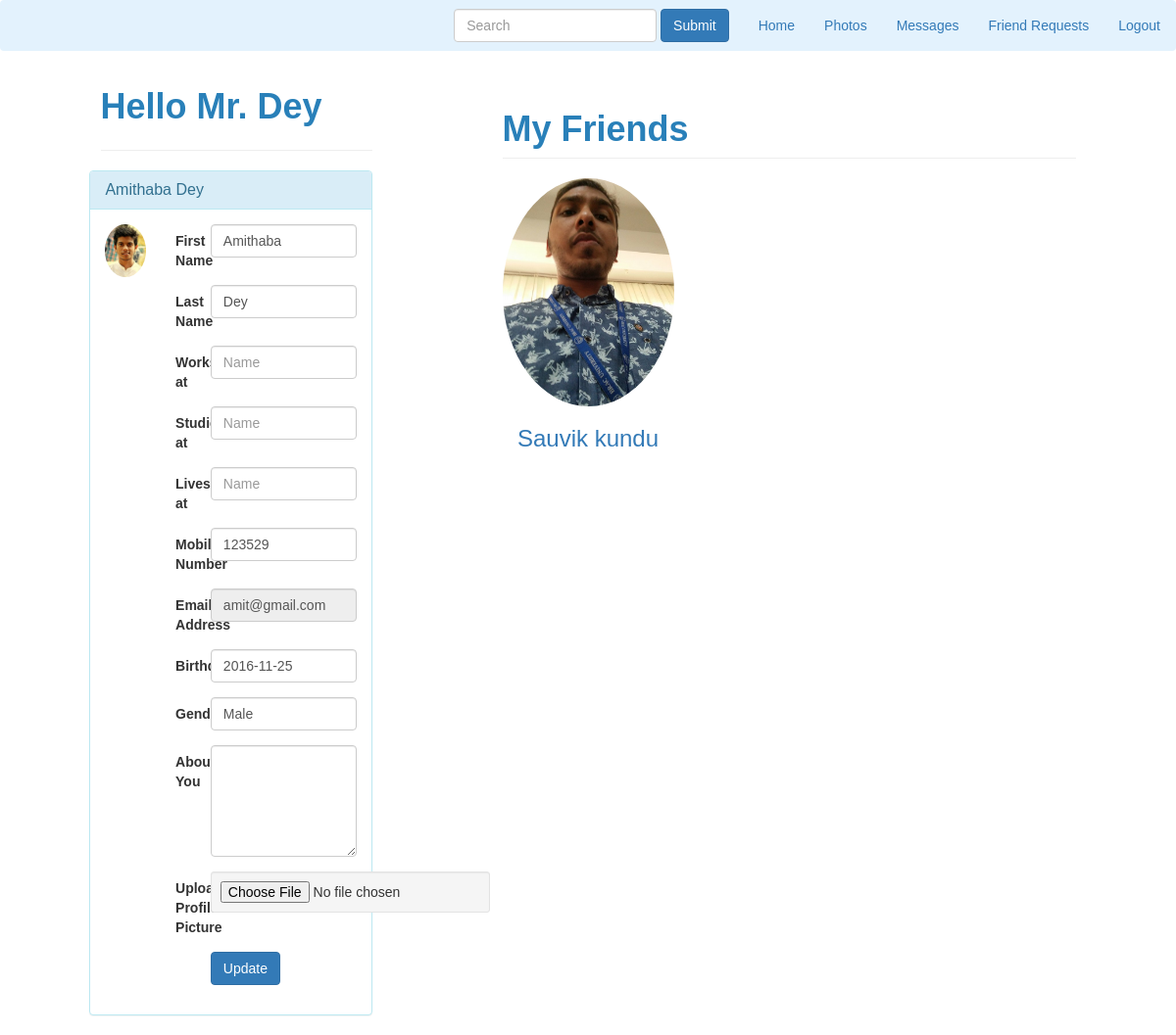
The app's page /profile.php (signed in) with its own data.
### tables this page shows
CREATE TABLE IF NOT EXISTS `user` (
  `id` int(11) NOT NULL,
  `fname` varchar(255) NOT NULL,
  `lname` varchar(255) NOT NULL,
  `works` varchar(255) NOT NULL,
  `studies` varchar(255) NOT NULL,
  `live` varchar(255) NOT NULL,
  `mobile` varchar(255) NOT NULL,
  `email` varchar(255) NOT NULL,
  `password` varchar(255) NOT NULL,
  `birthday` varchar(255) NOT NULL,
  `gender` varchar(255) NOT NULL,
  `about` varchar(999) NOT NULL,
  `ppname` varchar(255) NOT NULL
);

### code.php (called while the page is built, shortened)
<?php
   include 'database.php';
   if(isset($_SESSION["name"])){
      $userEmail = $_SESSION["name"];
      $get_User_info_querry="SELECT * FROM user WHERE email='$userEmail'";
      $result = $conn->query($get_User_info_querry);
      $row = $result->fetch_assoc();
      if(!empty($row)){
        $user_fName=$row['fname'];
        $user_lName=$row['lname'];
        $user_work=$row['works'];
        $user_study=$row['studies'];
        $user_live=$row['live'];
        $user_phone=$row['mobile'];
        $user_email=$row['email'];
        $user_birth=$row['birthday'];
        $user_gender=$row['gender'];
        $user_ppName=$row['ppname'];
        if($user_gender=="Male"){
         $user_gender_def="Mr. ";
        }
        else{
         $user_gender_def="Miss ";
        }
      }
      else{
         echo "Sorry !!!!!!";
      }
   }
   else{
      header("Location:index.php");
   }
   ?>

### myProfile.php (the view, shortened to what this page needs)
<?php
require_once "code.php";
 ?>
<!DOCTYPE html>
<html lang="en">
   <head>
      <link rel="stylesheet" href="css/font-awesome.min.css">
      <link rel="stylesheet" href="css/bootstrap.min.css">
      <link rel="stylesheet" href="css/style.css">
      <link rel="stylesheet" href="css/responsive.css">
      <link rel="stylesheet" href="css/profile.css">
      <link href="css/round-about.css" rel="stylesheet">
   </head>
   <body>
         <div class="col-md-3">
            <h2 style= "padding-top: 6%; color: #2980B9"><?php echo "Hello ".$user_gender_def.$user_lName; ?></h2>
            <hr>
            <div class="panel panel-info" style="margin-left: -4%">
               <div class="panel-heading">
                  <h3 class="panel-title"><?php echo $user_fName." ".$user_lName; ?></h3>
               </div>
               <div class="panel-body">
                  <div class="row">
                     <div class="col-md-3 col-lg-3 " align="center">
                        <img alt="User Pic" src="<?php echo 'upload/'.$user_ppName; ?>" class="img-circle img-responsive">
                     </div>
                     <div class=" col-md-9 col-lg-9 ">
                        <form class="form-horizontal" action="profile.php" method="POST" enctype="multipart/form-data">
                           <div class="form-group">
                              <label for="inputName" class="col-sm-2 control-label">First Name</label>
                              <div class="col-sm-10">
                                 <input type="Name" class="form-control" id="inputName"  placeholder="Name"
                                    value='<?php echo $user_fName; ?>' name="user_fname">
                              </div>
                           </div>
                           <div class="form-group">
                              <label for="inputName" class="col-sm-2 control-label">Last Name</label>
                              <div class="col-sm-10">
                                 <input type="Name" class="form-control" id="inputName"  placeholder="Name"
                                    value='<?php echo $user_lName; ?>' name="user_lname">
                              </div>
                           </div>
                           <div class="form-group">
                              <label for="inputName" class="col-sm-2 control-label">Works at</label>
                              <div class="col-sm-10">
                                 <input type="Name" class="form-control" id="inputName"  placeholder="Name"
                                    value='<?php echo $user_work; ?>' name="user_work">
                              </div>
                           </div>
                           <div class="form-group">
                              <label for="inputName" class="col-sm-2 control-label">Studies at</label>
                              <div class="col-sm-10">
                                 <input type="Name" class="form-control" id="inputName"  placeholder="Name"
                                    value='<?php echo $user_study; ?>' name="user_study">
                              </div>
                           </div>
                           <div class="form-group">
                              <label for="inputName" class="col-sm-2 control-label">Lives at</label>
                              <div class="col-sm-10">
                                 <input type="Name" class="form-control" id="inputName"  placeholder="Name"
                                    value='<?php echo $user_live; ?>' name="user_live">
                              </div>
                           </div>
                           <div class="form-group">
                              <label for="inputName" class="col-sm-2 control-label">Mobile Number</label>
                              <div class="col-sm-10">
                                 <input type="Name" class="form-control" id="inputName"  placeholder="Name"
                                    value='<?php echo $user_phone; ?>' name="user_phone">
                              </div>
                           </div>
                           <div class="form-group">
                              <label for="inputName" class="col-sm-2 control-label">Email Address</label>
                              <div class="col-sm-10">
                                 <input type="Name" class="form-control" id="inputName" required placeholder="Name"
                                    value=<?php echo $user_email; ?> readonly>
                              </div>
                           </div>
                           <div class="form-group">
                              <label for="inputName" class="col-sm-2 control-label">Birthday</label>
                              <div class="col-sm-10">
                                 <input type="Name" class="form-control" id="inputName"  placeholder="Name"
                                    value='<?php echo $user_birth; ?>' name="user_birth">
                              </div>
                           </div>
                           <div class="form-group">
                              <label for="inputName" class="col-sm-2 control-label">Gender</label>
                              <div class="col-sm-10">
                                 <input type="Name" class="form-control" id="inputName" required placeholder="Name"
                                    value='<?php echo $user_gender; ?>' name="user_gender">
                              </div>
                           </div>
                           <div class="form-group">
                              <label for="inputAddress" class="col-sm-2 control-label">About You</label>
                              <div class="col-sm-10">
                                 <textarea id="txtArea" class="form-control" rows="5" cols="100" name="user_about"><?php echo $user_about; ?></textarea>
                              </div>
                           </div>
                           <div class="form-group">
                              <label for="inputName" class="col-sm-2 control-label">Upload Profile Picture</label>
                              <div class="col-sm-10">
                                 <input type="file" name="file" class="text-center center-block well well-sm">
                              </div>
                           </div>
                           <div class="form-group">
                              <div class="col-sm-offset-2 col-sm-10">
                                 <button type="submit" class="btn btn-primary" name="updateClick">Update</button>
                              </div>
                           </div>
                        </form>
                     </div>
                  </div>
               </div>
            </div>
         </div>
   </body>
</html>

### myFriends.php (shortened to what this page needs)
<?php
include 'code.php';
require_once "database.php";
   $user="";
if(isset($_SESSION["name"])){
      $user=$_SESSION["name"];
}
else{
  header("Location:index.php");
}
?>
<!DOCTYPE html>
<html>
<head>
      <link rel="stylesheet" href="css/font-awesome.min.css">
      <link rel="stylesheet" href="css/bootstrap.min.css">
      <link rel="stylesheet" href="css/style.css">
      <link rel="stylesheet" href="css/responsive.css">
      <link rel="stylesheet" href="css/profile.css">
      <link href="css/round-about.css" rel="stylesheet">
</head>
<body>
  <div class="col-md-6">
            <div class="row">
               <div class="col-lg-12">
                  <h2 class="page-header" style="color: #2980B9">My Friends</h2>
               </div>
               <?php
                  $queryGetFriend="SELECT * FROM friend where f_source='$user'";
                  $result = $conn->query($queryGetFriend);
                  while($row = $result->fetch_assoc()) {
                     $f_destination=$row["f_destination"];
                     $queryRequestInfo="SELECT * FROM user WHERE
                      email='$f_destination'";
                     $result2 = $conn->query($queryRequestInfo);
                     while($row2 = $result2->fetch_assoc()){
                         $name=$row2["fname"]." ".$row2["lname"];
                         $ppname=$row2["ppname"];
                ?>
               <div class="col-lg-4 col-sm-6 text-center">
                  <img class="img-circle img-responsive img-center" src=<?php echo "upload/".$ppname; ?> alt="profile pic">
                  <a href=<?php echo "user.php?search=".$f_destination; ?>> <h3><?php echo $name; ?>
                  </h3></a>
               </div>
              <?php
                  }
                   }
               ?>
            </div>
         </div>
      </div>
</body>
</html>

### css/style.css (style rules this page uses)
body { margin: 0; padding: 0; font-family: 'Source Sans Pro', sans-serif; box-sizing: border-box; }
a:hover, a:visited, a { text-decoration: none; }
h2 { font-size: 36px; color: #1a1a1a; font-weight: 600; margin-bottom: 25px; margin-top: 0; }

### css/profile.css (style rules this page uses)
.panel { // border: 1px solid orange; }
.col-md-6 { // border: 1px solid blue; }

### css/round-about.css (style rules this page uses)
.img-center { margin: 0 auto; }

### records on screen
user: gender "Mr.", lname "Dey", fname "Amithaba", ppname (picture), user_fname "Amithaba", user_lname "Dey", user_phone "123529", email "amit@gmail.com", user_birth "2016-11-25", user_gender "Male"
user: ppname (picture), name "Sauvik kundu"
